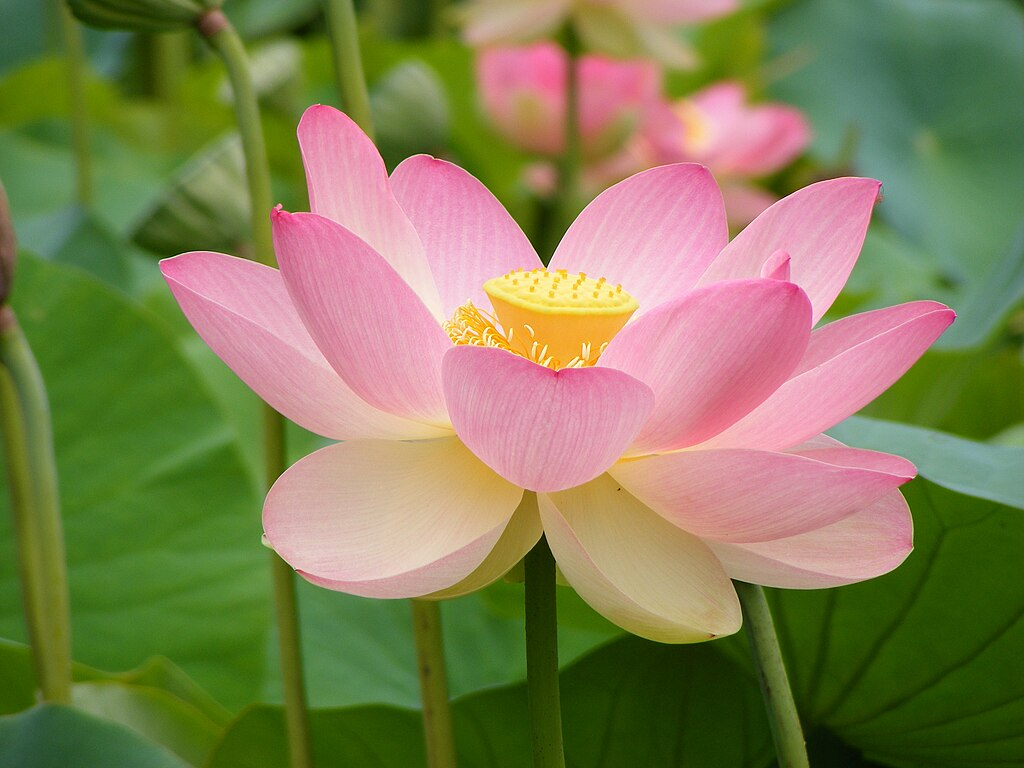
#> input picture Actividad 2/image.jpg, 1024 x 768 px
$ jupyter execute opencv-ex.ipynb
#> lines starting #> are read from the running program, lines starting #| are printed output that depends on the picture
[cell 1]
#Import libraries
import cv2
import numpy as np
import matplotlib.pyplot as plt

[cell 2]
# Abrir la imagen
bgr = cv2.imread('image.jpg')
#> bgr is the input picture: shape (768, 1024, 3); mean B, G, R 84.5, 127.1, 130

# Mostrar el tamaño original de la imagen
print(f'Tamaño original de la imagen: {bgr.shape[1]}x{bgr.shape[0]}')
#| Tamaño original de la imagen: 1024x768

# Mostrar la imagen original en matplotlib
rgb = cv2.cvtColor(bgr, cv2.COLOR_BGR2RGB)
plt.imshow(rgb)

[cell 3]
# Mostrar la imagen en escala de grises
gray = cv2.cvtColor(bgr, cv2.COLOR_BGR2GRAY)
plt.imshow(gray, cmap='gray')
plt.axis('off')

[cell 4]
#Mostrar los componentes de color de la imagen original
b, g, r = cv2.split(bgr)
plt.figure(figsize=(12,4))
plt.subplot(1,3,1)
plt.imshow(b, cmap='gray')
plt.axis('off')
plt.title('Canal Azul')
plt.subplot(1,3,2)
plt.imshow(g, cmap='gray')
plt.axis('off')
plt.title('Canal Verde')
plt.subplot(1,3,3)
plt.imshow(r, cmap='gray')

[cell 5]
#Mostrar los componentes HLKS de la imagen
hls = cv2.cvtColor(bgr, cv2.COLOR_BGR2HLS)
#> hls: shape (768, 1024, 3); mean of channels 0, 1, 2 70.8, 114.4, 147.5
h, l, s = cv2.split(hls)
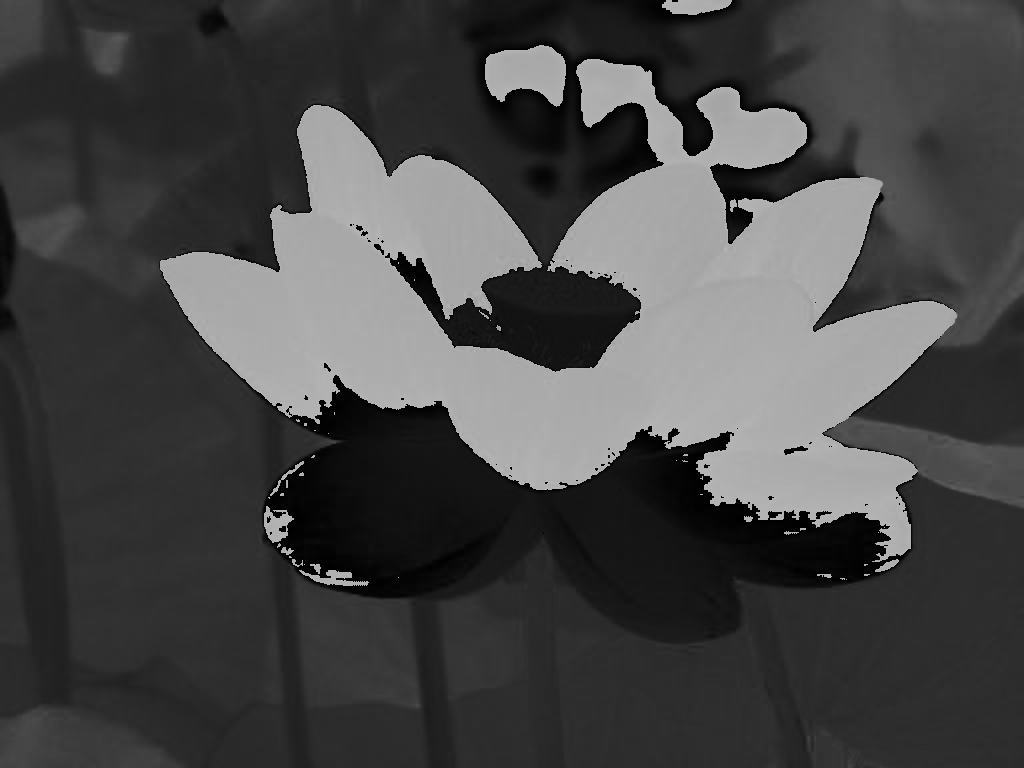
#> h: shape (768, 1024); min 0, max 180, mean 70.8
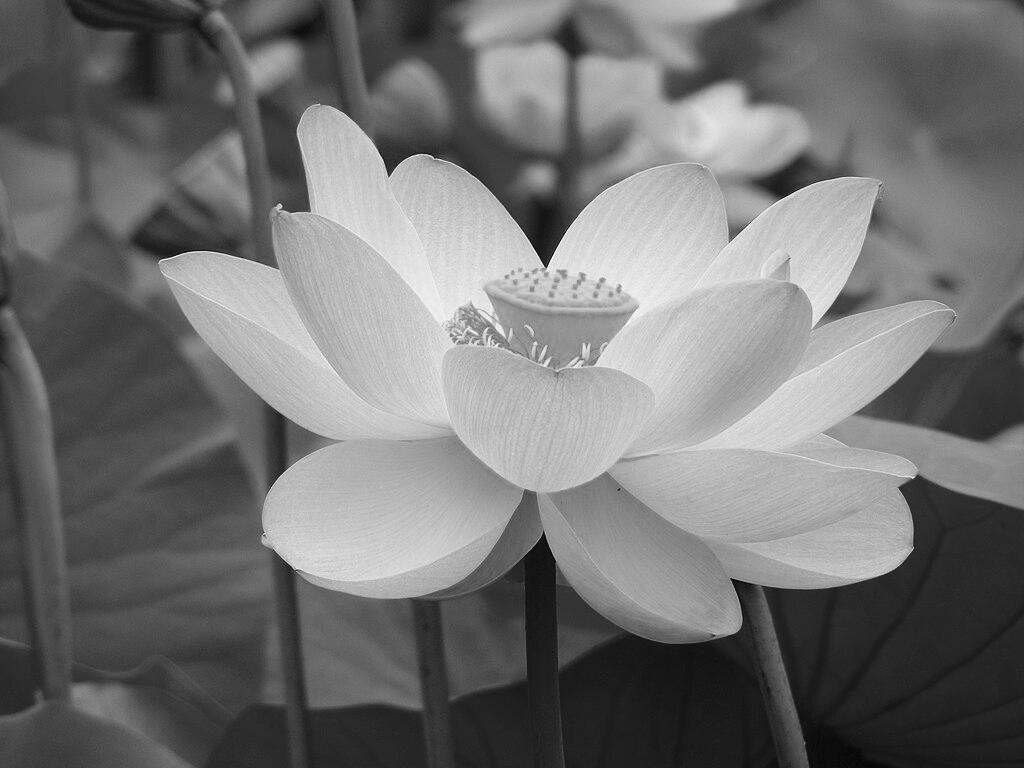
#> l: shape (768, 1024); min 2, max 253, mean 114.4
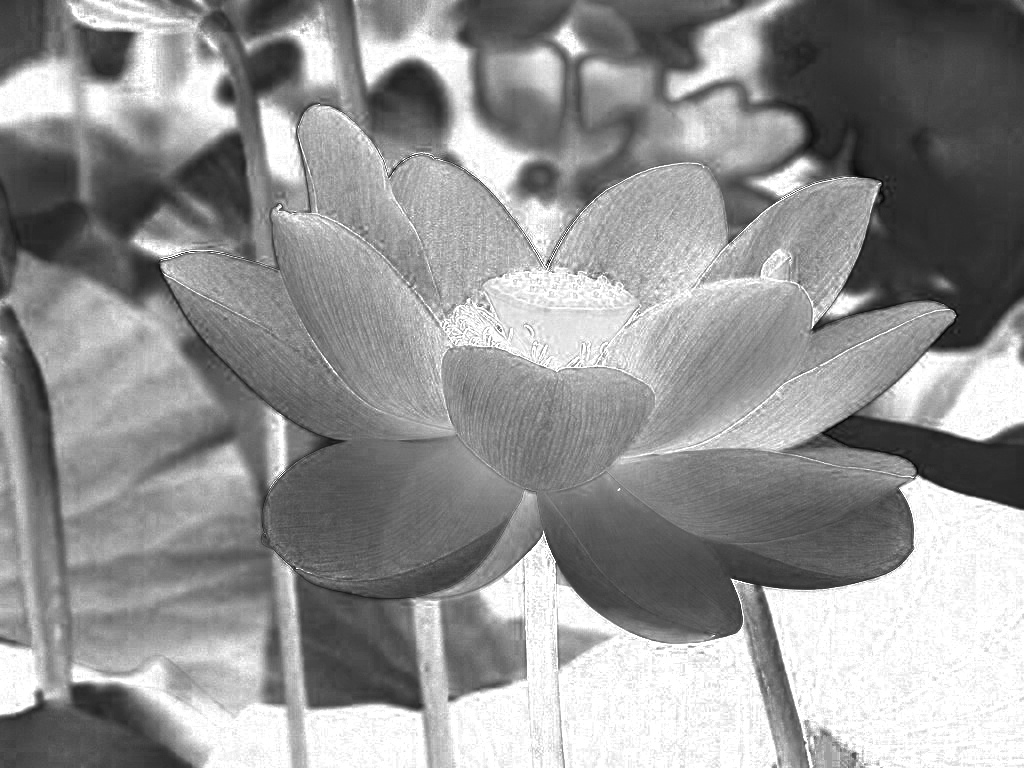
#> s: shape (768, 1024); min 2, max 255, mean 147.5

plt.figure(figsize=(12,4))
plt.subplot(1,3,1)
plt.imshow(h, cmap='gray')


plt.axis('off')
plt.title('Canal Matiz (Hue)')
plt.subplot(1,3,2)
plt.imshow(l, cmap='gray')
plt.axis('off')
plt.title('Canal Luminosidad (Lightness)')
plt.subplot(1,3,3)
plt.imshow(s, cmap='gray')
plt.axis('off')
plt.title('Canal Saturación (Saturation)')
plt.show()

[cell 6]
#Ajuste el brillo y contraste de la imagen
alpha = 1.5  # Contraste control (1.0-3.0)
beta = 50    # Brillo control (0-100)
adjusted = cv2.convertScaleAbs(bgr, alpha=alpha, beta=beta)
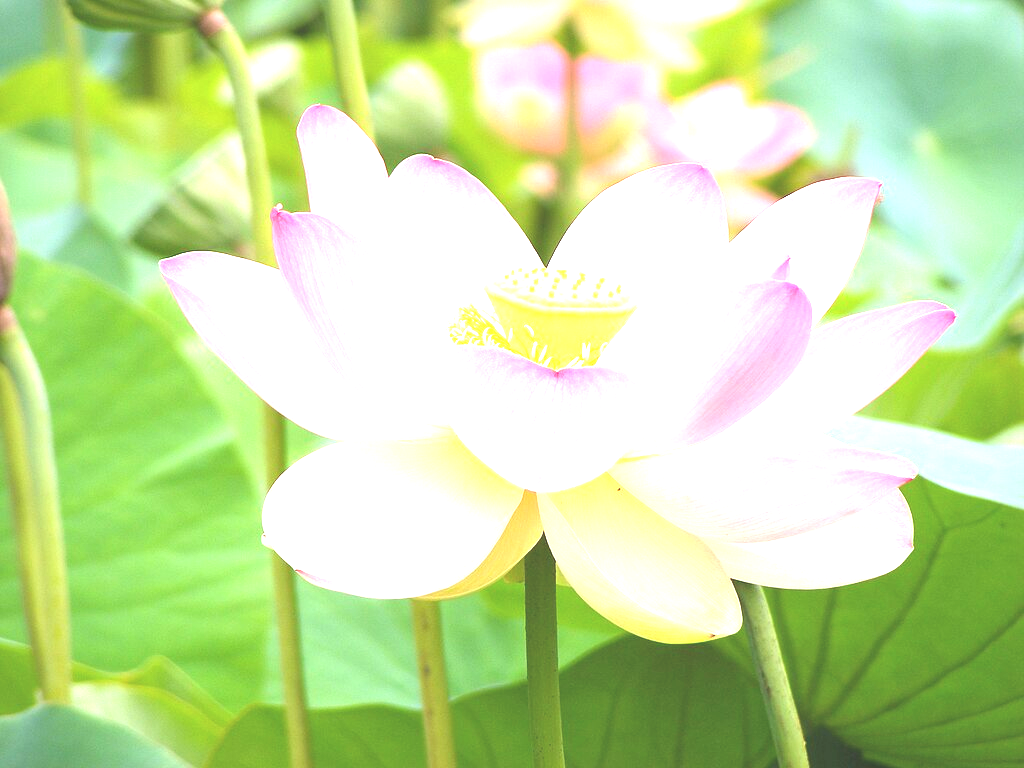
#> adjusted: shape (768, 1024, 3); mean B, G, R 160.4, 224.9, 197.5
plt.imshow(cv2.cvtColor(adjusted, cv2.COLOR_BGR2RGB))
plt.axis('off')
plt.title('Imagen con brillo y contraste ajustados')
plt.show()

[cell 7]
#Aplicar filtro Gaussiano
blurred = cv2.GaussianBlur(bgr, (15, 15), 0)
plt.imshow(cv2.cvtColor(blurred, cv2.COLOR_BGR2RGB))
plt.axis('off')
plt.title('Imagen con filtro Gaussiano')
plt.show()
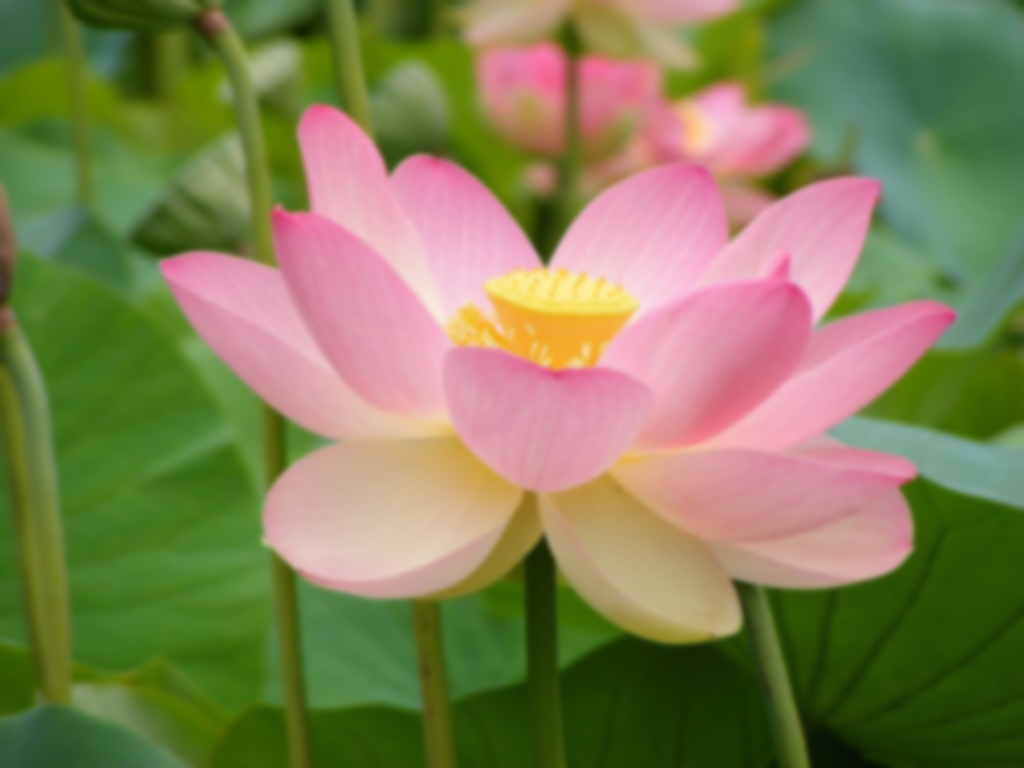
#> shown: shape (768, 1024, 3); mean R, G, B 130, 127.1, 84.5
